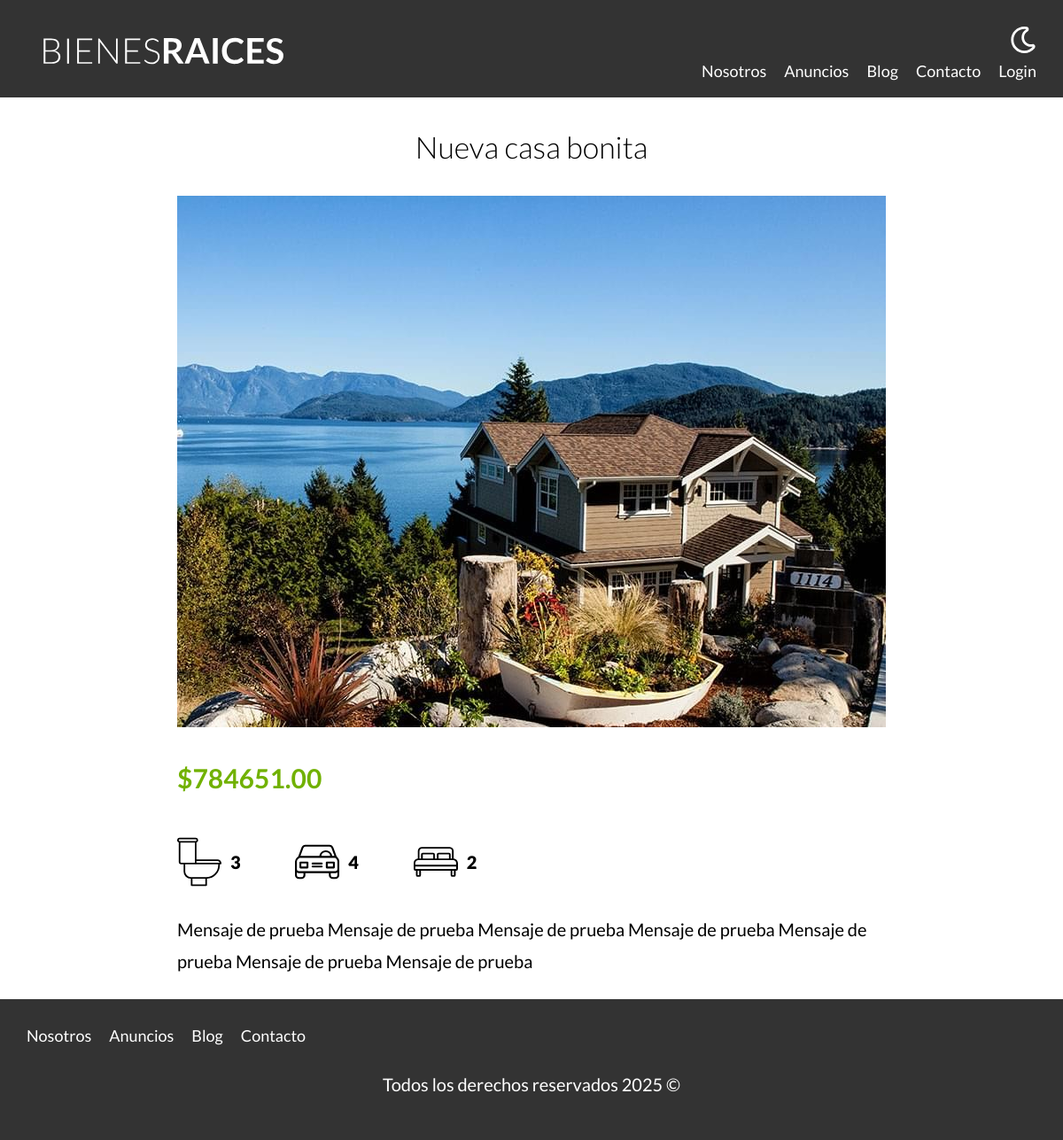
The app's page /propiedad?id=39 with its own data.
### tables this page shows
CREATE TABLE `propiedades` (
  `id` int NOT NULL AUTO_INCREMENT,
  `titulo` varchar(45) DEFAULT NULL,
  `precio` decimal(10,2) DEFAULT NULL,
  `imagen` varchar(200) DEFAULT NULL,
  `descripcion` longtext,
  `habitaciones` int DEFAULT NULL,
  `wc` int DEFAULT NULL,
  `estacionamiento` varchar(45) DEFAULT NULL,
  `creado` date DEFAULT NULL,
  `vendedores_id` int NOT NULL,
  PRIMARY KEY (`id`),
  KEY `fk_propiedades_vendedores1_idx` (`vendedores_id`),
  CONSTRAINT `fk_propiedades_vendedores1` FOREIGN KEY (`vendedores_id`) REFERENCES `vendedores` (`id`)
);

### controllers/PaginasController.php (called while the page is built, shortened)
<?php
class PaginasController {
    public static function propiedad(Router $router){
        $id = validarRedirec("/propiedades");
        $propiedad = Propiedad::find($id);
        $router->render("paginas/propiedad", [
            "propiedad" => $propiedad
        ]);
    }
}

### public/index.php (called while the page is built, shortened)
<?php
$router = new Router();
$router->get("/admin", [PropiedadController::class, "index"]);
$router->get("/propiedades/crear", [PropiedadController::class, "crear"]);
$router->post("/propiedades/crear", [PropiedadController::class, "crear"]);
$router->get("/propiedades/actualizar", [PropiedadController::class, "actualizar"]);
$router->post("/propiedades/actualizar", [PropiedadController::class, "actualizar"]);
$router->post("/propiedades/eliminar", [PropiedadController::class, "eliminar"]);
$router->get("/vendedores/crear", [VendedorController::class, "crear"]);
$router->post("/vendedores/crear", [VendedorController::class, "crear"]);
$router->get("/vendedores/actualizar", [VendedorController::class, "actualizar"]);
$router->post("/vendedores/actualizar", [VendedorController::class, "actualizar"]);
$router->post("/vendedores/eliminar", [VendedorController::class, "eliminar"]);
$router->get("/", [PaginasController::class, "index"]);
$router->get("/nosotros", [PaginasController::class, "nosotros"]);
$router->get("/propiedades", [PaginasController::class, "propiedades"]);
$router->get("/propiedad", [PaginasController::class, "propiedad"]);
$router->get("/blog", [PaginasController::class, "blog"]);
$router->get("/entrada", [PaginasController::class, "entrada"]);
$router->get("/contacto", [PaginasController::class, "contacto"]);
$router->post("/contacto", [PaginasController::class, "contacto"]);
$router->get("/login", [LoginController::class, "login"]);
$router->post("/login", [LoginController::class, "login"]);
$router->get("/logout", [LoginController::class, "logout"]);
$router->comprobarRutas();

### includes/funciones.php (called while the page is built, shortened)
<?php
function validarRedirec (string $url){
    $id = $_GET["id"];
    $id = filter_var($id, FILTER_VALIDATE_INT);
    return $id;
}

### models/ActiveRecord.php (called while the page is built, shortened)
<?php
class ActiveRecord{
    protected static $db;
    protected static $tabla = "";
    public static function setDb ($db) {
        self::$db = $db;
    }
    public static function find($id){
        $query = "SELECT * FROM " . static::$tabla . " WHERE id=$id";
        $resultado = self::consultarSql($query);
        return array_shift($resultado);
    }
    public static function consultarSql($query){
        $resultado = self::$db->query($query);
        $array = [];
        while($registro = $resultado->fetch_assoc()){
            $array[] = static::crearObjeto($registro);
        }
        return $array;
    }
    protected static function crearObjeto($registro){
        $objeto = new static;
        foreach ($registro as $key => $value){
            if (property_exists( $objeto, $key)){
                $objeto->$key = $value;
            }
        }
        return $objeto;
    }
}

### views/paginas/propiedad.php (the view)
<main class="contenedor seccion contenido-centrado">
        <h2><?php echo $propiedad->titulo; ?></h2>
        <img loading="lazy" src="/imagenes/<?php echo $propiedad->imagen; ?>" alt="Imagen destacada">
        <div class="resumen-propiedad">
            <p class="precio">$<?php echo $propiedad->precio; ?></p>
            <ul class="iconos-caracteristicas">
                <li>
                    <img class="figura" loading="lazy" src="/build/img/icono_wc.svg" alt="WC">
                    <p><?php echo $propiedad->wc; ?></p>
                </li>
                <li>
                    <img class="figura" loading="lazy" src="/build/img/icono_estacionamiento.svg" alt="Estacionamiento">
                    <p><?php echo $propiedad->estacionamiento; ?></p>
                </li>
                <li>
                    <img class="figura" loading="lazy" src="/build/img/icono_dormitorio.svg" alt="Recamaras">
                    <p><?php echo $propiedad->habitaciones; ?></p>
                </li>
            </ul>
            <p><?php echo $propiedad->descripcion; ?></p>
        </div>
    </main>

### public/build/css/app.css (style rules this page uses)
html { -webkit-text-size-adjust:100%;line-height:1.15 }
body { margin:0 }
main { display:block }
img { border-style:none }
html { box-sizing:border-box;font-size:62.5% }
*,:after,:before { box-sizing:inherit }
body { font-family:Lato,sans-serif;font-size:1.6rem;line-height:1.8 }
p { color:#000;font-size:2rem }
.contenedor { margin:0 auto;max-width:120rem;width:95% }
img,picture { display:block;width:100% }
h1,h2,h3 { font-family:Lato,sans-serif;font-weight:300;margin:2.5rem 0;text-align:center }
h2 { font-size:3.4rem }
.seccion { margin-bottom:2.5rem;margin-top:2.5rem }
.contenido-centrado { max-width:800px }
.precio { color:#71b100;font-size:3rem;font-weight:bolder }
.iconos-caracteristicas { display:flex;justify-content:space-around;list-style:none;max-width:40rem;padding:0 }
.iconos-caracteristicas li { display:flex;flex:1 }
.iconos-caracteristicas li img { flex:0 0 5rem;margin-right:1rem }
.iconos-caracteristicas li p { font-weight:900 }

### records on screen
propiedades: titulo "Nueva casa bonita", imagen (picture), precio "784651.00", wc "3", estacionamiento "4", habitaciones "2", descripcion "Mensaje de prueba Mensaje de prueba Mensaje de prueba Mensaje de prueba Mensaje de prueba Mensaje de prueba Mensaje de prueba"
